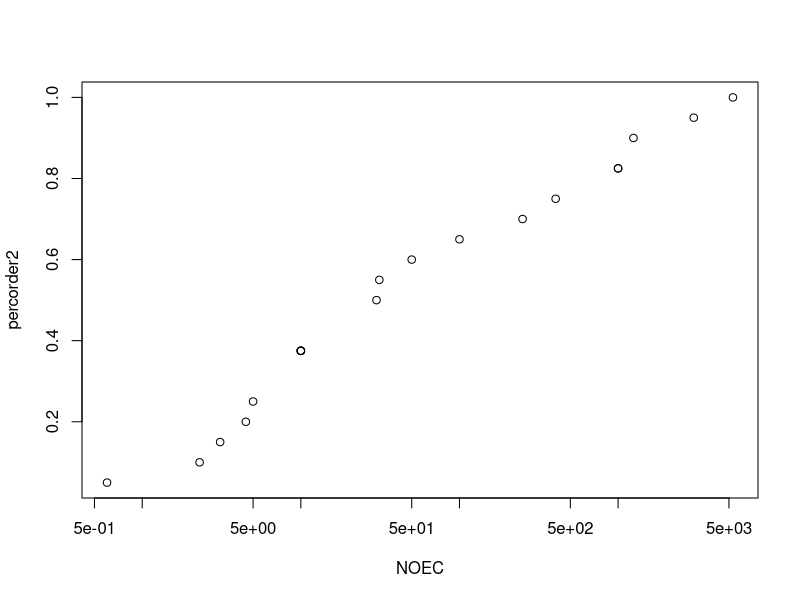
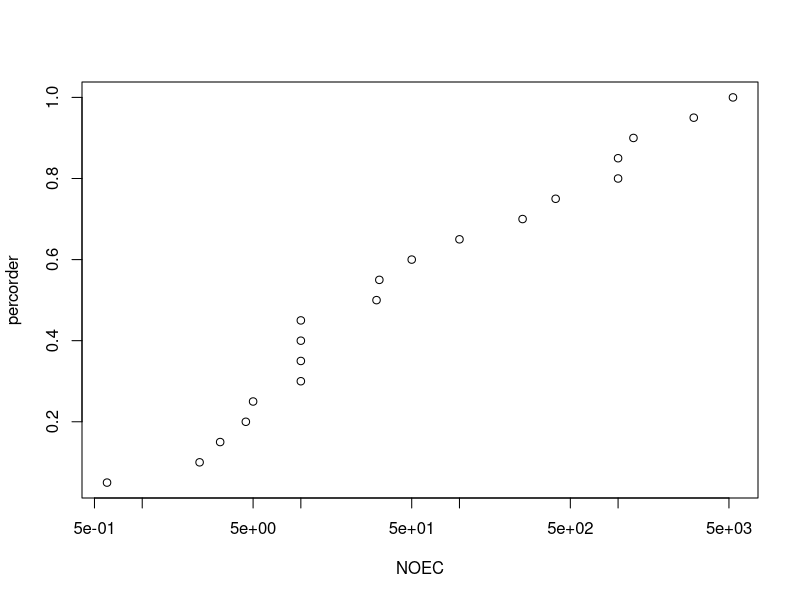
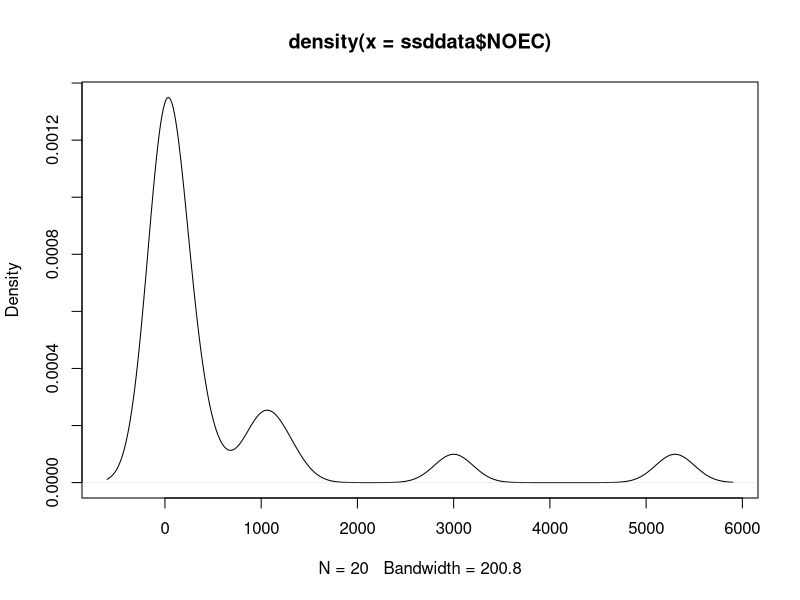
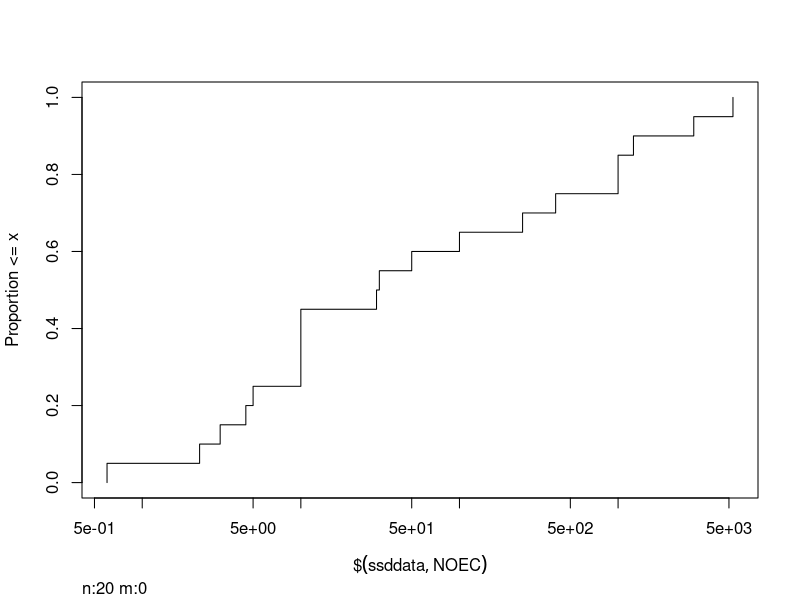
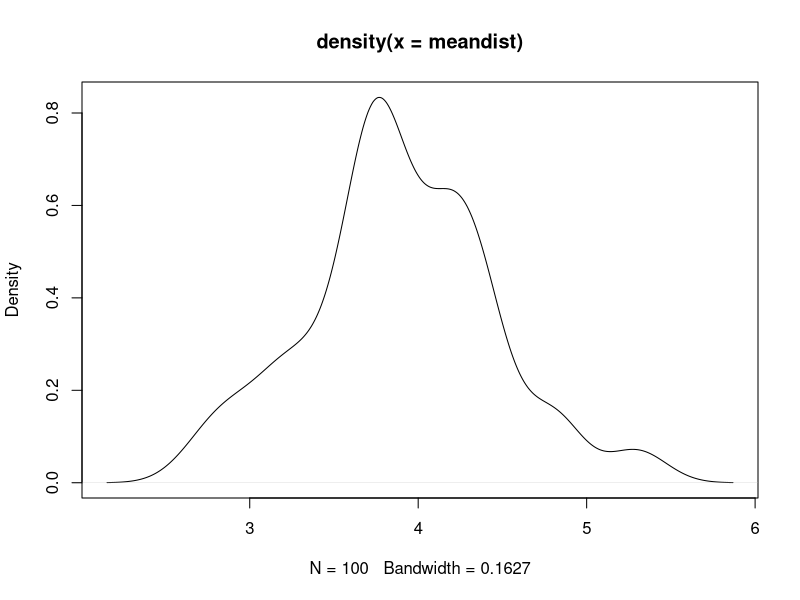
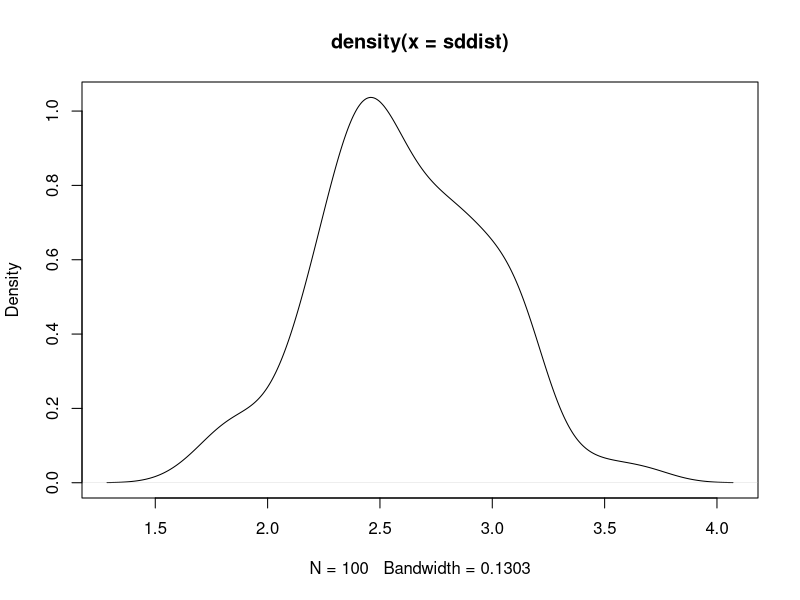
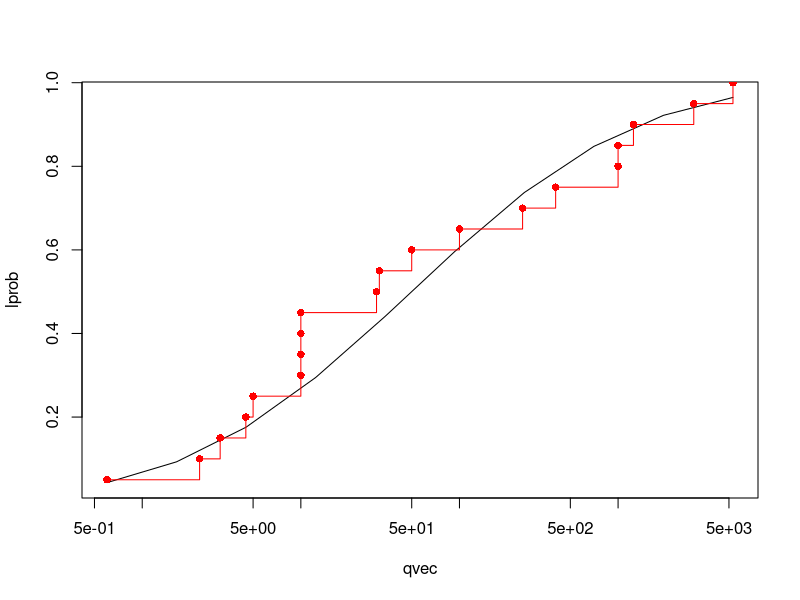
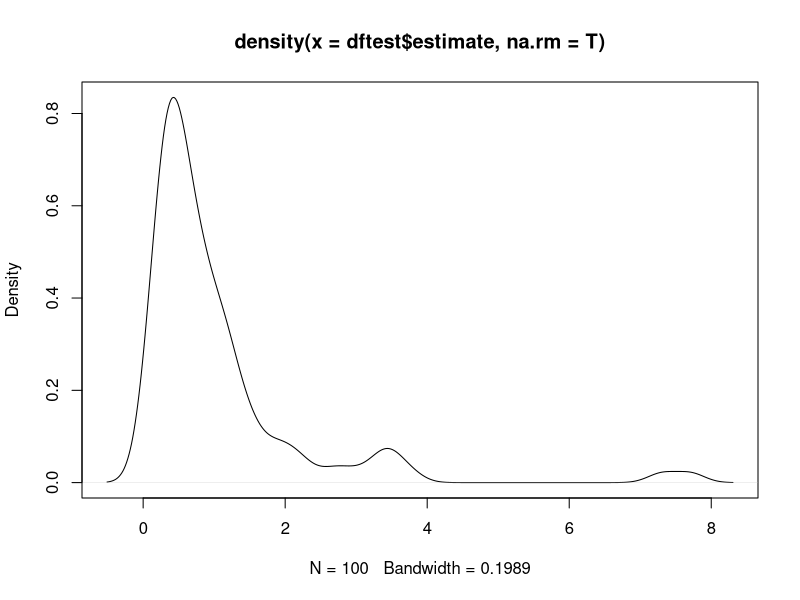

These charts were generated, in order, by the following R code:
library(tidyverse)
library(Hmisc)
library(MASS)

ssddata <- data.frame(stringsAsFactors=FALSE,
                      Scientific.name = c("Aedes aegypti", "Brachionus calyciflorus",
                                          "Chironomus tentans", "Danio rerio", "Daphnia magna",
                                          "Enallagma cyathigerum", "Lampsilis siliquoidea",
                                          "Lymnaea stagnalis", "Moina macrocopa", "Oryzias latipes",
                                          "Pimephales promelas", "Rana pipiens", "Xenopus laevis",
                                          "Xiphophorus helleri", "Daphnia magna", "Daphnia magna",
                                          "Daphnia magna", "Danio rerio", "Danio rerio", "Danio rerio"),
                      Duration = c("44-d", "28-d", "20-d", "70-180-d", "21-25-d", ">300-d",
                                   "7-d", "21-d", "7-d (chronic)", ">100-d, multi-gen",
                                   "21-d", "35-d", "4-mos", "42-d", "21-d", "21-d", "25-d",
                                   "70-d", "150-d", "180-d"),
                      Endpoint = c("Larval survival", "Intrinsic rate of increase",
                                   "Emergence", "Female size", "Reproduction",
                                   "Metamorphosis Success", "Glochidia metamorphosis viability",
                                   "Adult Survival", "Reproductive", "GSI, Number of eggs, Growth",
                                   "Cumulative Reproduction", "Time to metamorphosis, length",
                                   "Time to, size at -metamorphosis", "GSI", "Survival",
                                   "Reproduction", "Reproduction", "Female GSI and mass",
                                   "Male growth", "Female size"),
                      NOEC = c(50, 250, 2.3, 3.1, 404, 10, 4.5, 3000, 31.25, 10, 30,
                               1000, 1000, 100, 5300, 1250, 10, 10, 5, 0.6),
                      units = c("ug_l", "ug_l", "ug_l", "ug_l", "ug_l", "ug_l", "ug_l",
                                "ug_l", "ug_l", "ug_l", "ug_l", "ug_l", "ug_l", "ug_l",
                                "ug_l", "ug_l", "ug_l", "ug_l", "ug_l", "ug_l"),
                      idnum = c(1, 2, 3, 4, 5, 6, 7, 8, 9, 10, 11, 12, 13, 14, 15, 16,
                                17, 18, 19, 20)
)

ecdfobj <- Ecdf(ssddata$NOEC,what="F",pl=F)
ssddata <- arrange(ssddata,desc(NOEC))
ssddata$percorder <- 1.05-order(ssddata$NOEC, decreasing=T)/max(ssddata$idnum)
ssddata$percorder2 <- rank(ssddata$NOEC)/max(ssddata$idnum)
ssddata


plot(percorder2~NOEC, data=ssddata, log="x")
plot(percorder~NOEC, data=ssddata, log="x")


plot(density(ssddata$NOEC))
Ecdf(ssddata$NOEC,what="F",log="x")



fitdistr

fitdistr(ssddata$NOEC,densfun="lognormal")

fitobj <- MASS::fitdistr(ssddata$NOEC,densfun="lognormal")
fitobj
fitobj$estimate
fitobj$estimate[1]
fitobj$estimate[2]
fitobj$sd
fitobj$sd[1]
fitobj$sd[2]
meandist <- abs(rnorm(100,mean=fitobj$estimate[[1]],sd=fitobj$sd[[1]]))
sddist <- abs(rnorm(100,mean=fitobj$estimate[[2]],sd=fitobj$sd[[2]]))
plot(density(meandist))
plot(density(sddist))



vect <- c()
vect[1] <- min(ssddata$NOEC)
multiplier <- exp((log(max(ssddata$NOEC))-log(min(ssddata$NOEC)))/(10-1))
for (i in 2:(10)){
  vect[i] <- vect[i-1]*multiplier
}


qvec <- vect#ssddata$NOEC#seq(from=0.1, to=10000,length.out=100000)
lprob <- plnorm(qvec,meanlog=fitobj$estimate[[1]],sdlog=fitobj$estimate[[2]],lower.tail=T)
#sprob <- plnorm(ssddata$NOEC,meanlog=fitobj$estimate[[1]],sdlog=fitobj$estimate[[2]],lower.tail=T)

plot(lprob~qvec, type="l",log="x")
points(ssddata$percorder~ssddata$NOEC,pch=16,col="red")
points(ssddata$percorder~ssddata$NOEC,type="S",col="red")



qlnorm(0.05,meanlog=fitobj$estimate[[1]],sdlog=fitobj$estimate[[2]],lower.tail=T)

dftest <- data.frame(meandf=meandist,sddf=sddist)
dftest$estimate <- qlnorm(0.05,meanlog=dftest$meandf,sdlog=dftest$sddf)
dftest
plot(density(dftest$estimate,na.rm=T))
quantile(dftest$estimate,probs=c(0.01,0.025,0.05,0.25,0.5,0.75,0.95,0.975,0.99), na.rm=T)

plot(lprob~qvec, type="p",log="x", xlim=c(min(dftest$estimate),20000),pch=NA)
boxplot(dftest$estimate, at=0.05, horizontal=T, boxwex=0.1, add=T)
lines(lprob~qvec)
points(ssddata$percorder~ssddata$NOEC,pch=16,col="red")



meandist2 <- rnorm(100,mean=fitobj$estimate[1],sd=fitobj$sd[[1]])
sddist2 <- rnorm(100,mean=fitobj$estimate[[2]],sd=fitobj$sd[[2]])
probvec <- c(0.01,0.025,0.05,0.1,0.2,0.3,0.4,0.5,0.6,0.7,0.8,0.9,0.95,0.975,0.99)#seq(from=0.01,to=0.99,length.out=100)#c(0.01,0.025,0.05,0.1,0.2,0.3,0.4,0.5,0.6,0.7,0.8,0.9,0.95,0.975,0.99)#seq(from=0.05,to=0.95,length.out=10)

dfbigtest <- expand.grid(mean=meandist2,sd=sddist2,prob=probvec)
head(dfbigtest,20)
dim(dfbigtest)
str(dfbigtest)
dfbigtest$estimate <- qlnorm(dfbigtest$prob,meanlog=dfbigtest$mean,sdlog=dfbigtest$sd, lower.tail=T)



dfbig95 <- dfbigtest %>%
  group_by(prob) %>%
  summarise(lowCI = quantile(estimate, probs=0.025, na.rm=T, names=F),
            highCI = quantile(estimate, probs=0.975, na.rm=T, names=F))

plot(dfbigtest$prob~dfbigtest$estimate, log="x", pch="-",cex=0.5, ylim=c(0,1))
lines(prob~lowCI, data=dfbig95,lty=2, col="blue")
lines(prob~highCI, data=dfbig95,lty=2, col="blue")
lines(lprob~qvec, col="blue")
points(ssddata$percorder~ssddata$NOEC,pch=16,col="red")
segments(0.001,0.05,qlnorm(0.05,meanlog=fitobj$estimate[[1]],sdlog=fitobj$estimate[[2]],lower.tail=T),0.05)
segments(qlnorm(0.05,meanlog=fitobj$estimate[[1]],sdlog=fitobj$estimate[[2]],lower.tail=T),0,qlnorm(0.05,meanlog=fitobj$estimate[[1]],sdlog=fitobj$estimate[[2]],lower.tail=T),0.05)
#Hmisc::Ecdf(ssddata$NOEC,what="F",add=T)


dfbig95$lowCI[dfbig95$prob==0.05]
dfbig95$highCI[dfbig95$prob==0.05]
qlnorm(0.05,meanlog=fitobj$estimate[[1]],sdlog=fitobj$estimate[[2]],lower.tail=T)
median(dfbigtest$estimate[dfbigtest$prob==0.05])

plot(density(dfbigtest$estimate[dfbigtest$prob==0.05]))
plot(density(dfbigtest$estimate[dfbigtest$prob==0.05]), xlim=c(0,1))
segments(c(dfbig95$lowCI[dfbig95$prob==0.05], median(dfbigtest$estimate[dfbigtest$prob==0.05]),qlnorm(0.05,meanlog=fitobj$estimate[[1]],sdlog=fitobj$estimate[[2]],lower.tail=T)
, dfbig95$highCI[dfbig95$prob==0.05]),c(0,0,0,0),c(dfbig95$lowCI[dfbig95$prob==0.05], median(dfbigtest$estimate[dfbigtest$prob==0.05]), qlnorm(0.05,meanlog=fitobj$estimate[[1]],sdlog=fitobj$estimate[[2]],lower.tail=T)
,dfbig95$highCI[dfbig95$prob==0.05]),c(0.4,0.4,0.4,0.4), lty=2,col=c("black","blue","red","black"))
           
